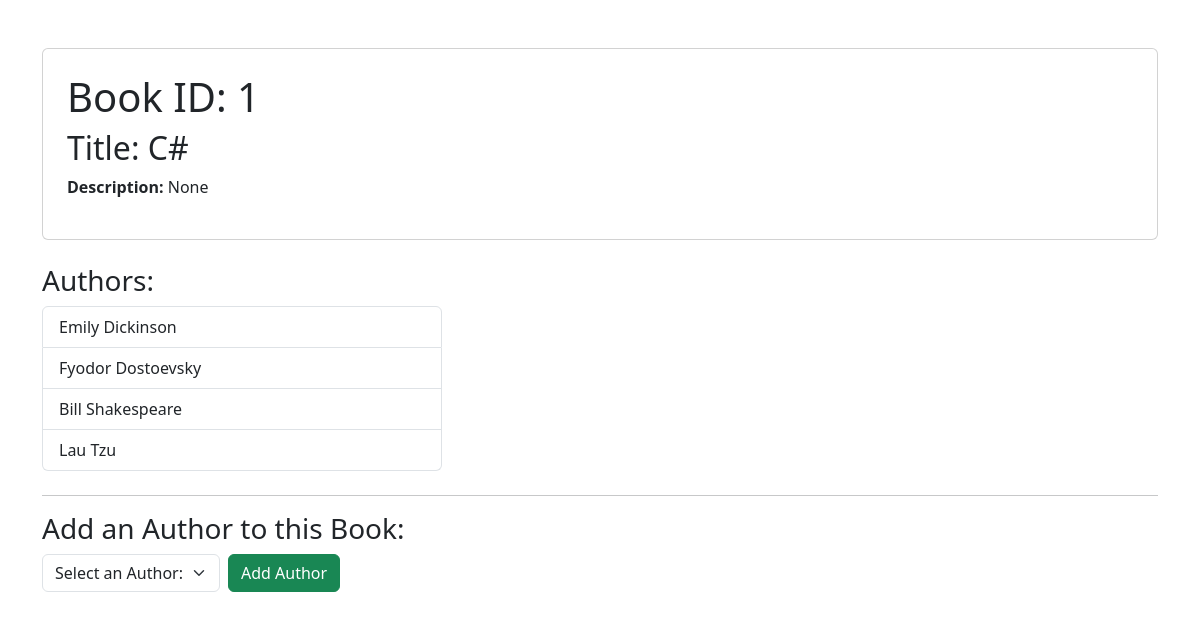
Page /books/1/ on the committed database.
### Author_book_app/models.py (models this page shows, shortened)
class Book(models.Model):
    title = models.CharField(max_length=255, null=True)
    desc = models.TextField(null=True)
    created_at = models.DateTimeField(auto_now_add=True)
    updated_at = models.DateTimeField(auto_now=True)

class Author(models.Model):
    first_name = models.CharField(max_length=255, null=True)
    last_name = models.CharField(max_length=255, null=True)
    book_author = models.ManyToManyField(Book, related_name="authors")
    notes = models.TextField(null=True)
    created_at = models.DateTimeField(auto_now_add=True)
    updated_at = models.DateTimeField(auto_now=True)

### Author_book_app/views.py (the view)
# urls.py: path('books/<int:id>/', views.view_book, name='book_detail'),
def view_book(request, id):
    this_book = Book.objects.get(id=id)
    if request.method == 'POST':
        author_id = request.POST['author_id']
        this_author = Author.objects.get(id=author_id)
        this_book.authors.add(this_author)
        return redirect(f'/books/{id}')
    context = {
        'book': this_book,
        'book_authors': this_book.authors.all(),
        'other_authors': Author.objects.exclude(book_author=this_book)
    }
    return render(request, "book_show.html", context)

### Author_book_app/templates/book_show.html (shortened to what this page needs)
<!DOCTYPE html>
<html lang="en">
<head>
    <link href="https://cdn.jsdelivr.net/npm/bootstrap@5.3.3/dist/css/bootstrap.min.css" rel="stylesheet">
</head>
<body class="container mt-5">
    <div class="card p-4 mb-4">
        <h1>Book ID: {{ book.id }}</h1>
        <h2>Title: {{ book.title }}</h2>
        <p><strong>Description:</strong> {{ book.desc }}</p>
    </div>
    <h3>Authors:</h3>
    <ul class="list-group mb-4" style="max-width: 400px;">
        {% for author in book_authors %}
            <li class="list-group-item">{{ author.first_name }} {{ author.last_name }}</li>
        {% empty %}
            <li class="list-group-item text-muted">No authors assigned to this book yet.</li>
        {% endfor %}
    </ul>
    <hr>
    <h3>Add an Author to this Book:</h3>
    <form action="{% url 'book_detail' book.id %}" method="post" class="row g-2 align-items-center">
        <div class="col-auto">
            <select name="author_id" class="form-select" required>
                <option value="" disabled selected>Select an Author:</option>
            </select>
        </div>
        <div class="col-auto">
            <button type="submit" class="btn btn-success">Add Author</button>
        </div>
    </form>
</body>
</html>

### rows in the picture
Book: id "1", title "C#", desc "None"
Author: first_name "Emily", last_name "Dickinson"
Author: first_name "Fyodor", last_name "Dostoevsky"
Author: first_name "Bill", last_name "Shakespeare"
Author: first_name "Lau", last_name "Tzu"
